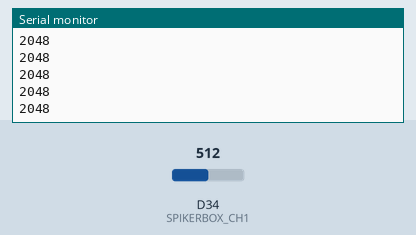
This sketch was run on a simulated Arduino Due. On the bench: the last lines printed to the serial monitor. Inputs (shaded band) come from the test bench; at power-on: D34 (SPIKERBOX_CH1) = 512 (analog values on the 0–1023 scale).

Above: at 1.2 s.
1.3 s: D34 (SPIKERBOX_CH1) set to 716
At 2.2 s:
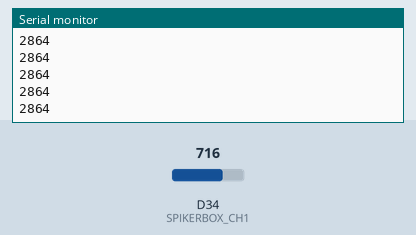
2.8 s: D34 (SPIKERBOX_CH1) set to 900
At 3.4 s:
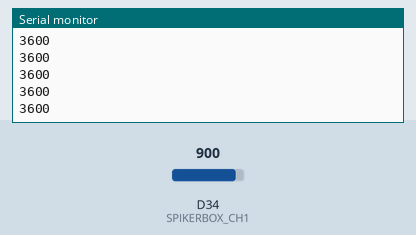
Timing chart, 0 to 5.8 s (numbered marks = the images above; inputs shaded):
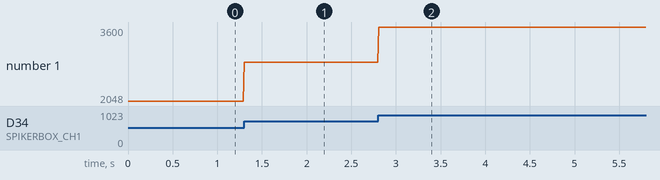

The sketch:

Serial.ino
```cpp
#define SPIKERBOX_CH1 34

void setup() {
  Serial.begin(115200);
  analogReadResolution(12);
  Serial.println("Listo, enviando datos del SpikerBox...");
}

void loop() {
  int valor = analogRead(SPIKERBOX_CH1);
  Serial.println(valor);
  delay(10); // 100 muestras/segundo
}
```

Measured:
- after the input at 1.3 s, the serial monitor: prints a new line at once (image 1)
- after the input at 2.8 s, the serial monitor: prints a new line at once (image 2)
- plotted number 1: 2048 → 2864 after the input at 1.3 s, 2864 → 3600 after the input at 2.8 s
